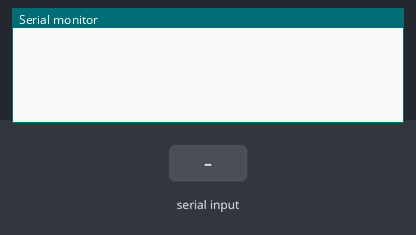
This sketch was run on a simulated Arduino Uno, built with avr-gcc and run on an emulated ATmega328P. Shown: the last lines printed to the serial monitor. The inputs (shaded band) are chosen by the test bench.

Above: at 1.2 s.
1.3 s: "a\n" received over Serial
At 1.7 s:
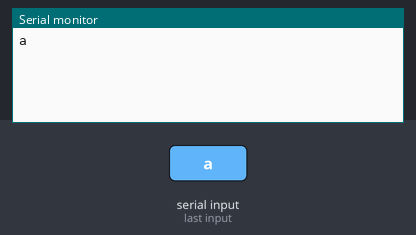
2.8 s: "b\n" received over Serial
At 4.0 s:
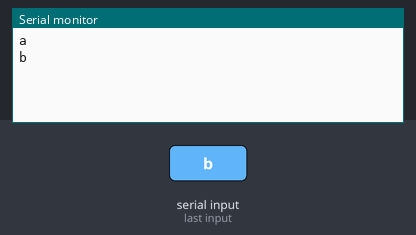
4.3 s: "c\n" received over Serial
At 5.2 s:
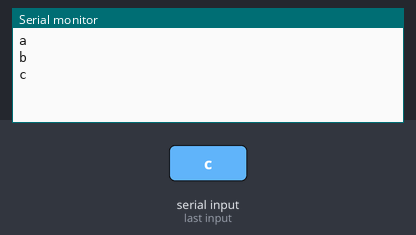
5.8 s: "d\n" received over Serial
At 6.3 s:
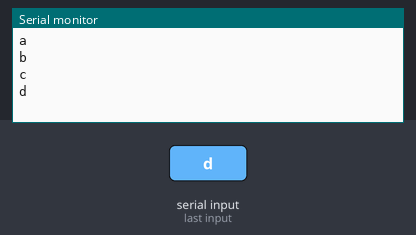
7.3 s: "e\n" received over Serial
At 8.5 s:
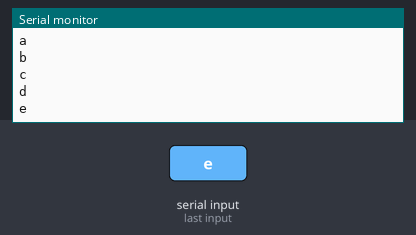
8.8 s: "f\n" received over Serial
At 9.8 s:
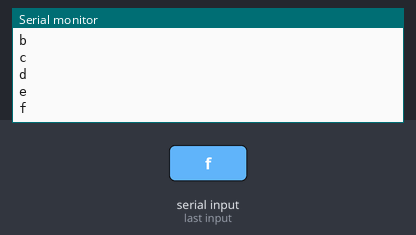

Measured:
- after the input at 1.3 s, the serial monitor: prints a new line at once (image 1)
- after the input at 2.8 s, the serial monitor: prints a new line at once (image 2)
- after the input at 4.3 s, the serial monitor: prints a new line at once (image 3)
- after the input at 5.8 s, the serial monitor: prints a new line at once (image 4)
- after the input at 7.3 s, the serial monitor: prints a new line at once (image 5)
- after the input at 8.8 s, the serial monitor: prints a new line at once (image 6)

The sketch:

Cadabek_robot_string_reader.ino
```cpp
String complete_command[] = "";
String command = "";
String words = "";
String wor_d = "";
int command_position = 0;
int val = 0;
void setup() {
  // put your setup code here, to run once:

  Serial.begin(9600);

}

void loop() {
  // put your main code here, to run repeatedly:
  while (Serial.available()||val!=10)
  {

    //  do {
    val = Serial.read();

    if (val == 32)words = words + " ";
    if (val == 97)words = words + "a";
    if (val == 98)words = words + "b";
    if (val == 99)words = words + "c";
    if (val == 100)words = words + "d";
    if (val == 101)words = words + "e";
    if (val == 102)words = words + "f";
    if (val == 103)words = words + "g";
    if (val == 104)words = words + "h";
    if (val == 105)words = words + "i";
    if (val == 106)words = words + "j";
    if (val == 107)words = words + "k";
    if (val == 108)words = words + "l";
    if (val == 109)words = words + "m";
    if (val == 110)words = words + "n";
    if (val == 111)words = words + "o";
    if (val == 112)words = words + "p";
    if (val == 113)words = words + "q";
    if (val == 114)words = words + "r";
    if (val == 115)words = words + "s";
    if (val == 116)words = words + "t";
    if (val == 117)words = words + "u";
    if (val == 118)words = words + "v";
    if (val == 119)words = words + "w";
    if (val == 120)words = words + "x";
    if (val == 121)words = words + "y";
    if (val == 122)words = words + "z";
    if (val == 10)
    {
//      //words = words + " Done";
//      Serial.println(words);
//      val = 0;

    }
    // if (val == 44)words = words + ",";
    // if (!Serial.available())words = "";

    //} while (val != 44);


  }
  while (Serial.available())
  {
    val = Serial.read();
  }
  if (val == 10)
  {
    Serial.println(words);
    val = 0;

  }
  if (words != 0)
  {
    // Serial.println(words);
    words = "";
  }


}


//  for (int i = 0; i < words.length(); i++)
//  {
//
//    if (words[i] == ",")
//    {
//      complete_command[command_position] = command;
//      command = "";
//      command_position++;
//      Serial.println(words);
//
//    }
//
//    if (words[i] == ".")
//    {
//      complete_command[command_position] = command;
//      command = "";
//      command_position = 0;
//
//      for (int j = 0; j < 10; j++)
//      {
//        Serial.println(complete_command[j]);
//      }
//
//    }
//
//    else
//    {
//      command = command + words[i];
//    }
//
//  }
```
